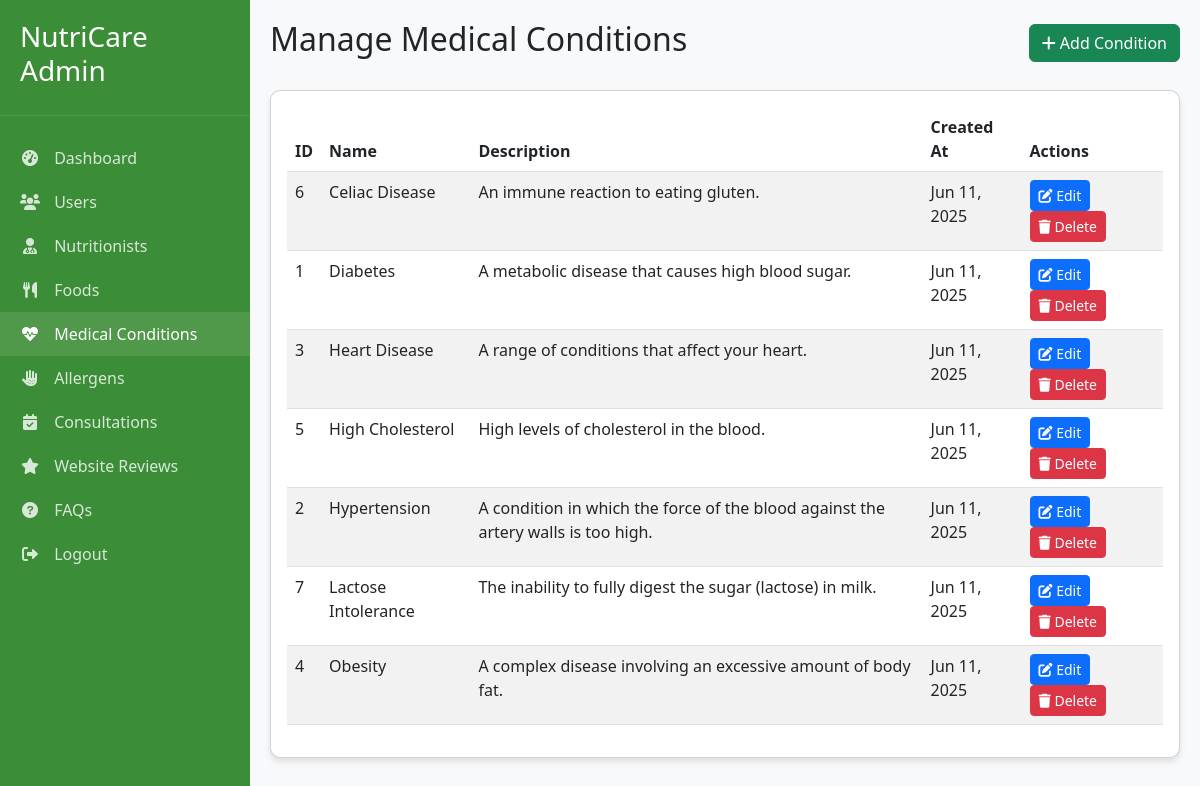
The page /admin_conditions.php (signed in) on the database its author committed.
### tables this page shows
CREATE TABLE medical_conditions (
    condition_id INT AUTO_INCREMENT PRIMARY KEY,
    name VARCHAR(100) NOT NULL,
    description TEXT,
    created_at TIMESTAMP DEFAULT CURRENT_TIMESTAMP
);

### admin_conditions.php (the view, shortened to what this page needs)
<?php
require_once 'config.php';
$conditions = [];
try {
    $conditions = $conn->query("SELECT * FROM medical_conditions ORDER BY name")->fetchAll(PDO::FETCH_ASSOC);
} catch (PDOException $e) {
    $_SESSION['error'] = "Error fetching conditions: " . $e->getMessage();
}
?>
<!DOCTYPE html>
<html lang="en">
<head>
    <link href="https://cdn.jsdelivr.net/npm/bootstrap@5.3.0/dist/css/bootstrap.min.css" rel="stylesheet">
    <link rel="stylesheet" href="https://cdnjs.cloudflare.com/ajax/libs/font-awesome/6.0.0/css/all.min.css">
</head>
<body>
    <div class="sidebar">
        <div class="sidebar-header">
            <h3>NutriCare Admin</h3>
        </div>
        <div class="sidebar-menu">
            <a href="admin_dashboard.php"><i class="fas fa-tachometer-alt"></i> Dashboard</a>
            <a href="admin_users.php"><i class="fas fa-users"></i> Users</a>
            <a href="admin_nutritionists.php"><i class="fas fa-user-md"></i> Nutritionists</a>
            <a href="admin_foods.php"><i class="fas fa-utensils"></i> Foods</a>
            <a href="admin_conditions.php" class="active"><i class="fas fa-heartbeat"></i> Medical Conditions</a>
            <a href="admin_allergens.php"><i class="fas fa-allergies"></i> Allergens</a>
            <a href="admin_consultations.php"><i class="fas fa-calendar-check"></i> Consultations</a>
            <a href="admin_reviews.php"><i class="fas fa-star"></i> Website Reviews</a>
            <a href="admin_faqs.php"><i class="fas fa-question-circle"></i> FAQs</a>
            <a href="admin_logout.php"><i class="fas fa-sign-out-alt"></i> Logout</a>
        </div>
    </div>
    <div class="main-content">
        <div class="d-flex justify-content-between align-items-center mb-4">
            <h2>Manage Medical Conditions</h2>
            <button class="btn btn-success" data-bs-toggle="modal" data-bs-target="#addConditionModal">
                <i class="fas fa-plus"></i> Add Condition
            </button>
        </div>
        <div class="card">
            <div class="card-body">
                <div class="table-responsive">
                    <table class="table table-striped table-hover">
                        <thead>
                            <tr>
                                <th>ID</th>
                                <th>Name</th>
                                <th>Description</th>
                                <th>Created At</th>
                                <th>Actions</th>
                            </tr>
                        </thead>
                        <tbody>
                            <?php if (empty($conditions)): ?>
                                <tr>
                                    <td colspan="5" class="text-center">No medical conditions found</td>
                                </tr>
                            <?php else: ?>
                                <?php foreach ($conditions as $condition): ?>
                                    <tr>
                                        <td><?php echo $condition['condition_id']; ?></td>
                                        <td><?php echo htmlspecialchars($condition['name']); ?></td>
                                        <td><?php echo htmlspecialchars($condition['description']); ?></td>
                                        <td><?php echo date('M d, Y', strtotime($condition['created_at'])); ?></td>
                                        <td class="action-btns">
                                            <button class="btn btn-sm btn-primary edit-btn"
                                                    data-id="<?php echo $condition['condition_id']; ?>"
                                                    data-name="<?php echo htmlspecialchars($condition['name']); ?>"
                                                    data-desc="<?php echo htmlspecialchars($condition['description']); ?>">
                                                <i class="fas fa-edit"></i> Edit
                                            </button>
                                            <form method="POST" style="display: inline;" onsubmit="return confirm('Are you sure you want to delete this condition?');">
                                                <button type="submit" name="delete_condition" class="btn btn-sm btn-danger">
                                                    <i class="fas fa-trash"></i> Delete
                                                </button>
                                            </form>
                                        </td>
                                    </tr>
                                <?php endforeach; ?>
                            <?php endif; ?>
                        </tbody>
                    </table>
                </div>
            </div>
        </div>
    </div>
</body>
</html>

### admin_conditions.php (style rules this page uses)
:root { --green-light: #E3F4E1; --green: #5FB65A; --green-dark: #3C8D37; --sidebar-width: 250px; }
body { background-color: #f8f9fa; }
.sidebar { width: var(--sidebar-width); height: 100vh; position: fixed; left: 0; top: 0; background-color: var(--green-dark); color: white; padding: 20px 0; transition: all 0.3s; }
.sidebar-header { padding: 0 20px 20px; border-bottom: 1px solid rgba(255,255,255,0.1); }
.sidebar-menu { padding: 20px 0; }
.sidebar-menu a { display: block; padding: 10px 20px; color: rgba(255,255,255,0.8); text-decoration: none; transition: all 0.3s; }
.sidebar-menu a:hover, .sidebar-menu a.active { color: white; background-color: rgba(255,255,255,0.1); }
.sidebar-menu a i { margin-right: 10px; width: 20px; text-align: center; }
.main-content { margin-left: var(--sidebar-width); padding: 20px; transition: all 0.3s; }
.card { border-radius: 10px; box-shadow: 0 4px 6px rgba(0, 0, 0, 0.1); }
.table-responsive { border-radius: 10px; overflow: hidden; }
.action-btns .btn { margin-right: 5px; }

### rows shown on the page
medical_conditions: condition_id "6", name "Celiac Disease", description "An immune reaction to eating gluten.", created_at "Jun 11, 2025"
medical_conditions: condition_id "1", name "Diabetes", description "A metabolic disease that causes high blood sugar.", created_at "Jun 11, 2025"
medical_conditions: condition_id "3", name "Heart Disease", description "A range of conditions that affect your heart.", created_at "Jun 11, 2025"
medical_conditions: condition_id "5", name "High Cholesterol", description "High levels of cholesterol in the blood.", created_at "Jun 11, 2025"
medical_conditions: condition_id "2", name "Hypertension", description "A condition in which the force of the blood against the artery walls is too high.", created_at "Jun 11, 2025"
medical_conditions: condition_id "7", name "Lactose Intolerance", description "The inability to fully digest the sugar (lactose) in milk.", created_at "Jun 11, 2025"
medical_conditions: condition_id "4", name "Obesity", description "A complex disease involving an excessive amount of body fat.", created_at "Jun 11, 2025"
